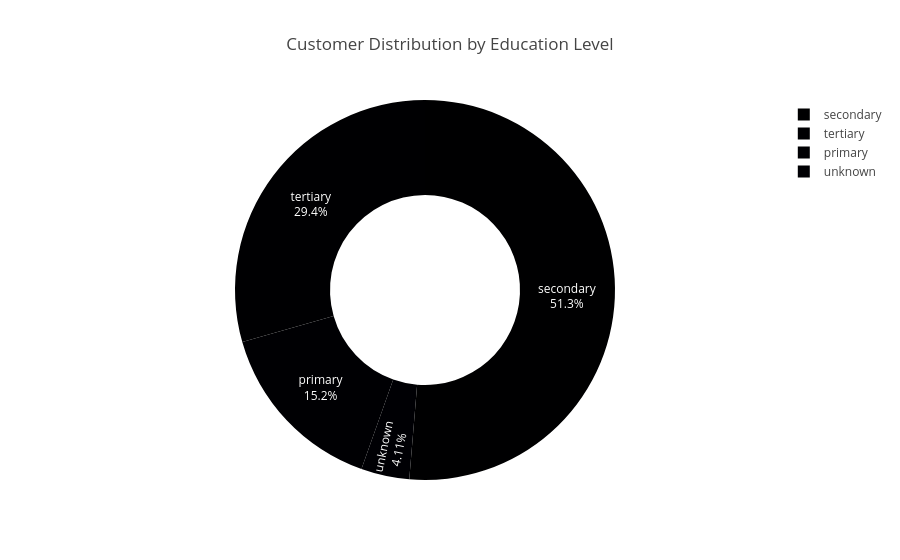

Notebook source saved alongside this figure:
### Code cell
education_count = (
    df.groupby("Education")
      .size()
      .reset_index(name="Count")
)

fig = px.pie(
    education_count,
    names="Education",
    values="Count",
    hole=0.5,
    title="Customer Distribution by Education Level"
)

fig.update_traces(textposition="inside", textinfo="percent+label")

fig.show()

### Figure 1 — Plotly figure (JSON) as saved in the notebook; plotly's stock layout.template omitted (floating-point values rounded to 4 significant figures)
{"data": [{"domain": {"x": [0, 1], "y": [0, 1]}, "hole": 0.5, "hovertemplate": "Education=%{label}<br>Count=%{value}<extra></extra>", "labels": ["primary", "secondary", "tertiary", "unknown"], "legendgroup": "", "name": "", "showlegend": true, "textinfo": "percent+label", "textposition": "inside", "type": "pie", "values": [6851, 23202, 13301, 1857]}], "layout": {"legend": {"tracegroupgap": 0}, "title": {"text": "Customer Distribution by Education Level"}}}
